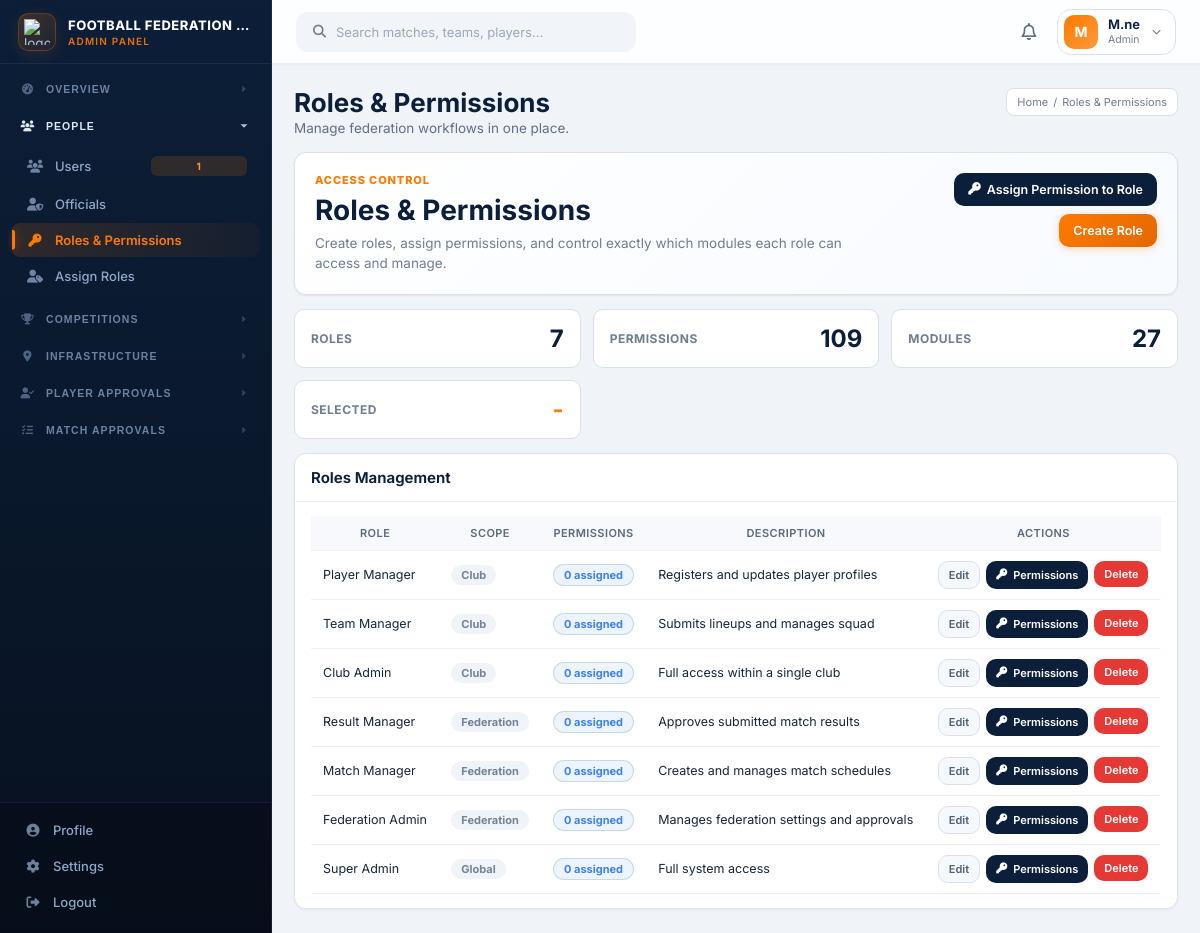
/federation/index.php?page=roles_permissions (signed in), run on the app's committed database.
### tables this page shows
CREATE TABLE `roles` (
  `id` bigint(20) UNSIGNED NOT NULL,
  `name` varchar(60) NOT NULL,
  `slug` varchar(60) NOT NULL,
  `scope` enum('federation','club','global') NOT NULL DEFAULT 'club',
  `description` text DEFAULT NULL,
  `created_at` timestamp NOT NULL DEFAULT current_timestamp(),
  `updated_at` timestamp NOT NULL DEFAULT current_timestamp() ON UPDATE current_timestamp()
);

### federation/pages/roles_permissions.php (called while the page is built)
<?php
include __DIR__ . '/../../pages/roles_permissions.php';

### db.php (called while the page is built, shortened)
<?php
$dbHost = '127.0.0.1';
$dbUser = 'root';
$dbPass = '';
$dbName = ' football_management';
$conn = mysqli_connect($dbHost, $dbUser, $dbPass, $dbName);
mysqli_set_charset($conn, 'utf8mb4');
function db_query($sql, $types = '', $params = [])
{
    global $conn;
    $stmt = mysqli_prepare($conn, $sql);
    if ($types !== '' && !empty($params)) {
        mysqli_stmt_bind_param($stmt, $types, ...$params);
    }
    if (!mysqli_stmt_execute($stmt)) {
        mysqli_stmt_close($stmt);
        return false;
    }
    return $stmt;
}
function db_fetch_all($sql, $types = '', $params = [])
{
    $stmt = db_query($sql, $types, $params);
    $result = mysqli_stmt_get_result($stmt);
    $rows = $result ? mysqli_fetch_all($result, MYSQLI_ASSOC) : [];
    return $rows;
}

### pages/roles_permissions.php (the view, shortened to what this page needs)
<?php
$roles = db_fetch_all('SELECT * FROM roles ORDER BY id DESC');
$allPermissions = db_fetch_all('SELECT * FROM permissions ORDER BY module ASC, name ASC');
$selectedRoleId = isset($_GET['role_id']) ? (int) $_GET['role_id'] : 0;
$selectedRole = $selectedRoleId > 0 ? db_fetch_one('SELECT * FROM roles WHERE id = ?', 'i', [$selectedRoleId]) : null;
$permissionsByModule = [];
foreach ($allPermissions as $permission) {
    $permissionsByModule[$permission['module']][] = $permission;
}
$rolePermCounts = [];
?>
<div class="roles-permissions-page">
    <div class="roles-permissions-hero">
        <div>
            <span class="notifications-kicker">Access Control</span>
            <h2>Roles & Permissions</h2>
            <p>Create roles, assign permissions, and control exactly which modules each role can access and manage.</p>
        </div>
        <div class="roles-permissions-actions">
            <button class="btn btn-secondary" data-open-modal="#assignPermissionModal"><i class="fa-solid fa-key"></i> Assign Permission to Role</button>
            <?php if (current_user_can('roles.create')): ?>
                <button class="btn btn-primary" data-open-modal="#roleModal"><?= icon_svg('add'); ?> Create Role</button>
            <?php endif; ?>
        </div>
    </div>
    <div class="notifications-summary">
        <div class="notifications-summary-item">
            <span>Roles</span>
            <strong><?= count($roles); ?></strong>
        </div>
        <div class="notifications-summary-item">
            <span>Permissions</span>
            <strong><?= count($allPermissions); ?></strong>
        </div>
        <div class="notifications-summary-item">
            <span>Modules</span>
            <strong><?= count($permissionsByModule); ?></strong>
        </div>
        <div class="notifications-summary-item unread">
            <span>Selected</span>
            <strong><?= $selectedRole ? e($selectedRole['name']) : '-'; ?></strong>
        </div>
    </div>
    <div class="single-col-grid">
        <div class="card">
            <div class="card-head"><h3>Roles Management</h3></div>
            <div class="card-body">
                <div class="table-wrap">
                    <table class="data-table">
                        <thead>
                            <tr>
                                <th>Role</th>
                                <th>Scope</th>
                                <th>Permissions</th>
                                <th>Description</th>
                                <th>Actions</th>
                            </tr>
                        </thead>
                        <tbody>
                            <?php if (empty($roles)): ?>
                                <tr><td colspan="5"><div class="empty-state">No roles available.</div></td></tr>
                            <?php else: ?>
                                <?php foreach ($roles as $role): ?>
                                    <tr class="<?= (int) $role['id'] === $selectedRoleId ? 'selected-row' : ''; ?>">
                                        <td><?= e($role['name']); ?></td>
                                        <td><?= status_badge($role['scope']); ?></td>
                                        <td><span class="badge badge-info"><?= $rolePermCounts[(int)$role['id']] ?? 0; ?> assigned</span></td>
                                        <td><?= e($role['description'] ?: '-'); ?></td>
                                        <td>
                                            <div class="action-group">
                                                <?php if (current_user_can('roles.edit')): ?>
                                                    <a class="btn btn-light btn-sm" href="index.php?page=roles_permissions&edit=<?= (int) $role['id']; ?>">Edit</a>
                                                <?php endif; ?>
                                                <a class="btn btn-secondary btn-sm" href="index.php?page=roles_permissions&role_id=<?= (int) $role['id']; ?>"><i class="fa-solid fa-key"></i> Permissions</a>
                                                <?php if (current_user_can('roles.delete')): ?>
                                                    <form method="post">
                                                        <button class="btn btn-danger btn-sm" type="submit" data-confirm="Delete this role?">Delete</button>
                                                    </form>
                                                <?php endif; ?>
                                            </div>
                                        </td>
                                    </tr>
                                <?php endforeach; ?>
                            <?php endif; ?>
                        </tbody>
                    </table>
                </div>
            </div>
        </div>
    </div>
</div>

### includes/functions.php (shortened to what this page needs)
<?php
require_once __DIR__ . '/../db.php';
function e($value)
{
    return htmlspecialchars((string) $value, ENT_QUOTES, 'UTF-8');
}
function current_user()
{
    return $_SESSION['user'] ?? null;
}
function status_badge($status)
{
    $map = [
        'approved' => 'success',
        'active' => 'success',
        'submitted' => 'info',
        'pending' => 'warning',
        'draft' => 'muted',
        'rejected' => 'danger',
        'reject' => 'danger',
        'inactive' => 'danger',
        'suspended' => 'danger',
        'completed' => 'success',
        'scheduled' => 'info',
    ];
    $clean = strtolower((string) $status);
    $class = $map[$clean] ?? 'muted';
    return '<span class="badge badge-' . e($class) . '">' . e(ucfirst($clean)) . '</span>';
}
function user_has_master_role($userId)
{
    $user = current_user();
    if ($user && (int) ($user['id'] ?? 0) === (int) $userId && ($user['user_type'] ?? '') === 'admin') {
        return true;
    }
    $masterSlugs = ['super_admin', 'federation-role', 'federation_role', 'federation-admin', 'federation_admin'];
    return count(array_intersect(user_role_slugs($userId), $masterSlugs)) > 0;
}
function user_permission_slugs($userId)
{
    if (user_has_master_role($userId)) {
        $rows = db_fetch_all('SELECT slug FROM permissions');
    }
    return array_map(static function ($row) {
        return (string) $row['slug'];
    }, $rows);
}
function user_has_permission($userId, $permissionSlug)
{
    return in_array((string) $permissionSlug, user_permission_slugs((int) $userId), true);
}
function current_user_can($permissionSlug)
{
    $user = current_user();
    return user_has_permission((int) $user['id'], $permissionSlug);
}
function page_permission_slug($page)
{
    $map = [
        'dashboard' => 'dashboard.view',
        'teams' => 'teams.manage',
        'team_registrations' => 'teams.approve',
        'users' => 'users.manage',
        'roles_permissions' => 'roles.manage',
        'assign_roles' => 'users.assign_role',
        'player_rankings_approval' => 'rankings.approve',
        'player_ratings_approval' => 'ratings.approve',
        'player_statistics_approval' => 'statistics.approve',
        'player_registrations_approval' => 'player_registrations.approve',
        'stadiums' => 'stadiums.manage',
        'seasons' => 'seasons.manage',
        'match_results_approval' => 'results.approve',
        'match_officials' => 'officials.manage',
        'match_lineups_approval' => 'lineups.approve',
        'news' => 'news.manage',
        'activity_logs' => 'activity_logs.view',
        'reports' => 'reports.view',
        'settings' => 'settings.manage',
        'squad' => 'players.view',
        'players' => 'players.view',
        'lineups' => 'lineups.view',
        'matches' => 'matches.view',
        'results' => 'results.view',
    ];
    return $map[$page] ?? null;
}
function current_user_can_page($page)
{
    $alwaysAllowed = ['profile', 'logout', 'notifications', 'news'];
    if (in_array((string) $page, $alwaysAllowed, true)) {
        return true;
    }
    return current_user_can(page_permission_slug($page));
}

### data on the page
roles: name "Player Manager", scope "Club", id "0", description "Registers and updates player profiles"
roles: name "Team Manager", scope "Club", id "0", description "Submits lineups and manages squad"
roles: name "Club Admin", scope "Club", id "0", description "Full access within a single club"
roles: name "Result Manager", scope "Federation", id "0", description "Approves submitted match results"
roles: name "Match Manager", scope "Federation", id "0", description "Creates and manages match schedules"
roles: name "Federation Admin", scope "Federation", id "0", description "Manages federation settings and approvals"
roles: name "Super Admin", scope "Global", id "0", description "Full system access"

### other printed values
$settings['system_name'] "FOOTBALL FEDERATION…"
$group['title'] "OVERVIEW"
$group['title'] "PEOPLE"
$item[1] "Users"
$item[3] "1"
$item[1] "Officials"
$item[1] "Roles & Permissions"
$item[1] "Assign Roles"
$group['title'] "COMPETITIONS"
$group['title'] "INFRASTRUCTURE"
$group['title'] "PLAYER APPROVALS"
$group['title'] "MATCH APPROVALS"
$profileInitials "M"
$currentUser['full_name'] "M.ne"
$currentUser['user_type'] "Admin"
